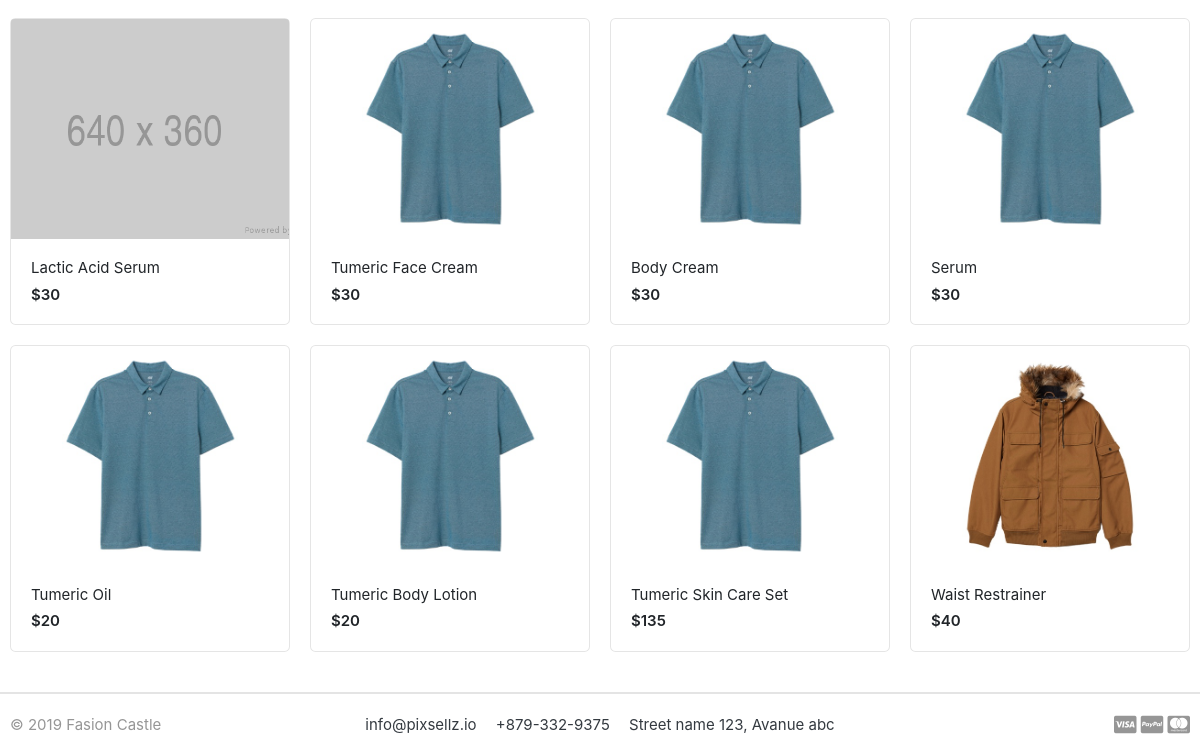
The app's page / (lower part), older data.
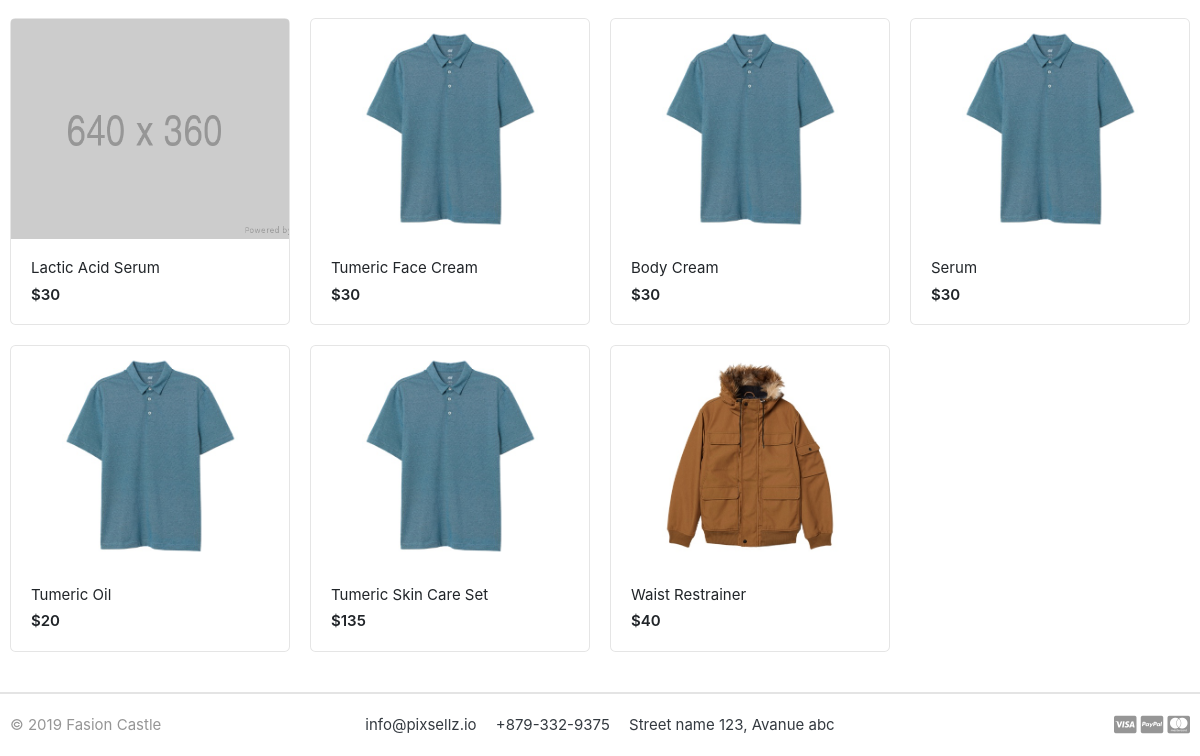
The same page, newer data.
### store/models.py (models this page shows, shortened)
class Product(models.Model):
    product_name    = models.CharField(max_length=200, unique=True)
    slug            = models.SlugField(max_length=250, unique=True)
    description     = models.TextField(max_length=500, blank=True)
    price           = models.IntegerField()
    images          = models.ImageField(upload_to='photos/products')
    stock           = models.IntegerField()
    is_available    = models.BooleanField(default=True)
    category        = models.ForeignKey(Category, on_delete=models.CASCADE)
    created_date    = models.DateTimeField(auto_now_add=True)
    modified_date   = models.DateTimeField(auto_now=True)
    def get_url(self):
        return reverse('product_detail', args=[self.category.slug, self.slug])

### fashioncastleback/views.py (the view)
# urls.py: 2. Add a URL to urlpatterns:  path('', views.home, name='home')
def home(request):
    products = Product.objects.all().filter(is_available=True)
    context = {
        'products': products,
    }
    return render(request, 'home.html', context)

### carts/context_processors.py (called while the page is built)
def counter(request):
    cart_count = 0
    if 'admin' in request.path:
        return {}
    else:
        try:
            cart = Cart.objects.filter(cart_id=_cart_id(request))
            if request.user.is_authenticated:
                cart_items = CartItem.objects.all().filter(user=request.user)
            else:
                cart_items = CartItem.objects.all().filter(cart=cart[:1])
            for cart_item in cart_items:
                cart_count += cart_item.quantity
        except Cart.DoesNotExist:
            cart_count = 0
    return dict(cart_count=cart_count)

### carts/views.py (called while the page is built)
def _cart_id(request):
    cart = request.session.session_key
    if not cart:
        cart = request.session.create()
    return cart

### category/context_processors.py (called while the page is built)
def menu_links(request):
    links = Category.objects.all()
    return dict(links=links)

### category/models.py (called while the page is built)
    def get_url(self):
            return reverse('products_by_category', args=[self.slug])

### templates/home.html (shortened to what this page needs)
{% extends 'base.html' %}
{% load static %}
{% block content %}
<section class="section-name padding-y-sm">
<div class="container">
<div class="row">
	{% for product in products %}
	<div class="col-md-3">
		<div class="card card-product-grid">
			<a href="{{ product.get_url }}" class="img-wrap"> <img src="{{ product.images.url }}"> </a>
			<figcaption class="info-wrap">
				<a href="{{ product.get_url }}" class="title"> {{ product.product_name }}</a>
				<div class="price mt-1">${{ product.price }}</div>
			</figcaption>
		</div>
	</div>
	{% endfor %}
</div>
</div>
</section>
</body>
</html>
{% endblock %}

Row changes from the older to the newer data that the page shows:
removed Product: images (picture), product_name "Tumeric Body Lotion", price "20"
